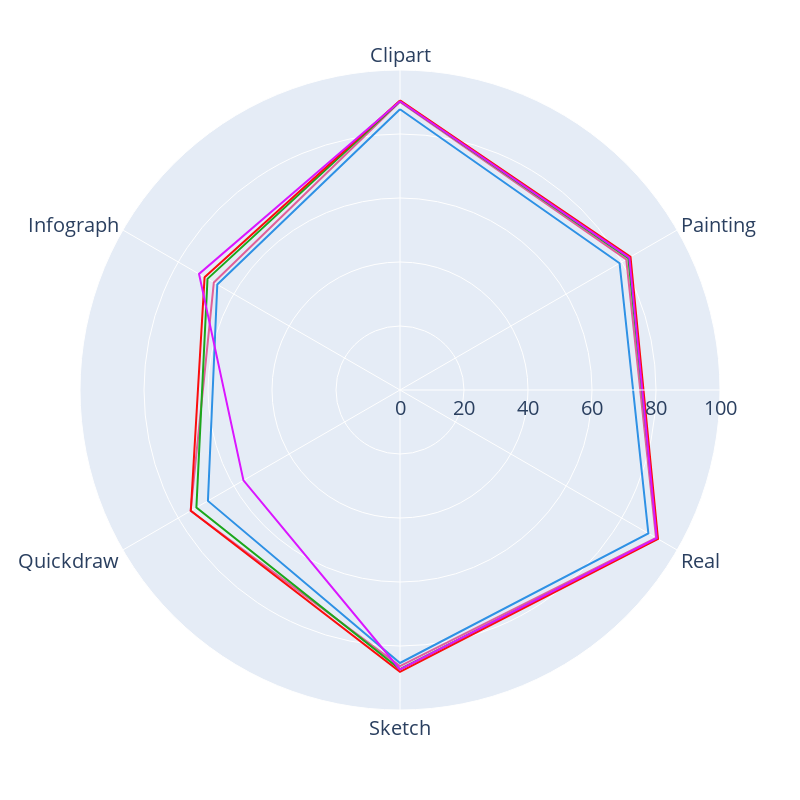
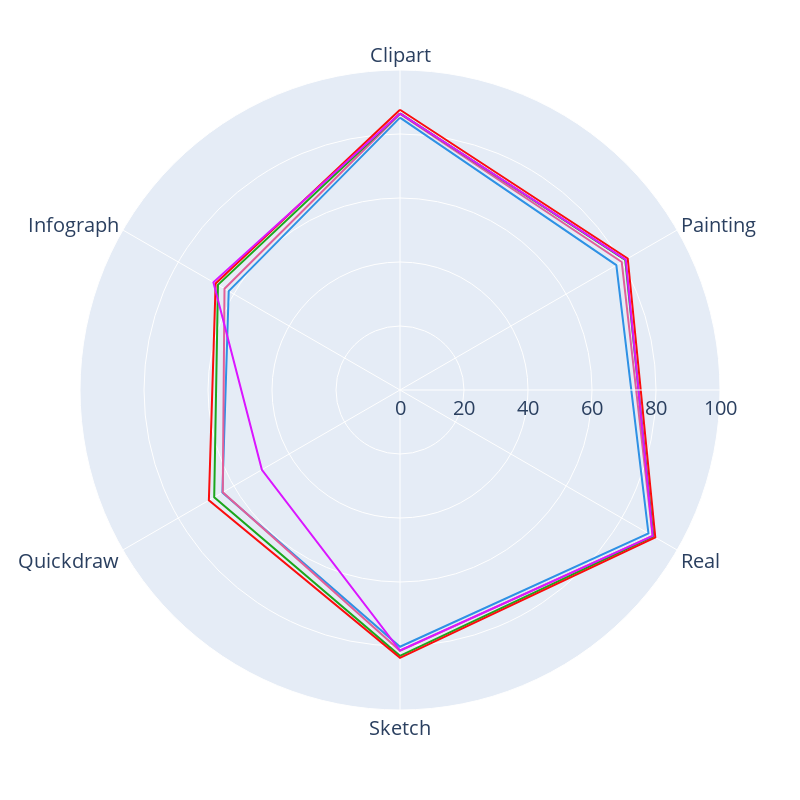
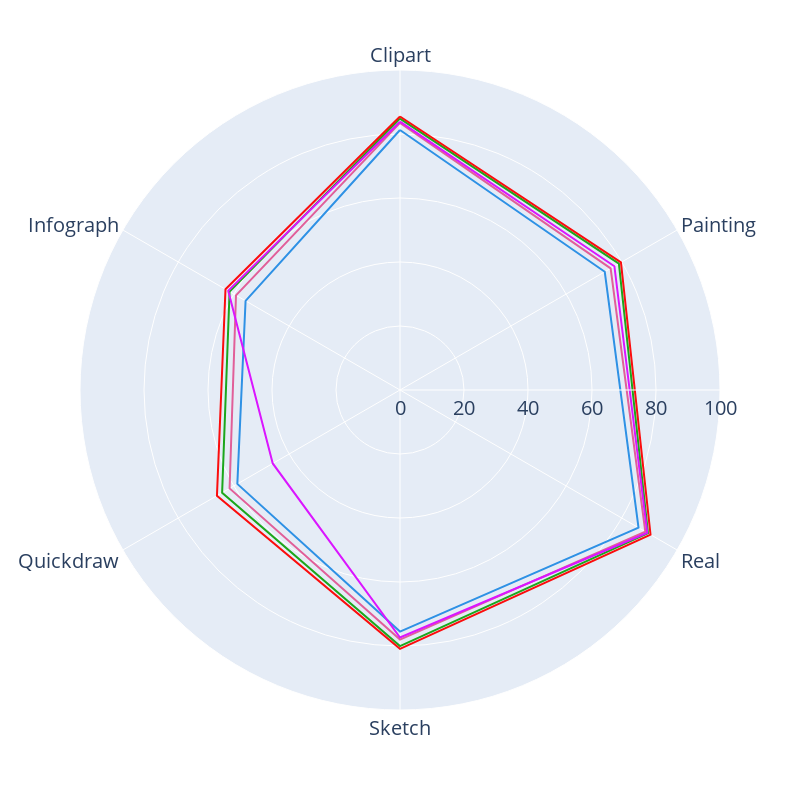
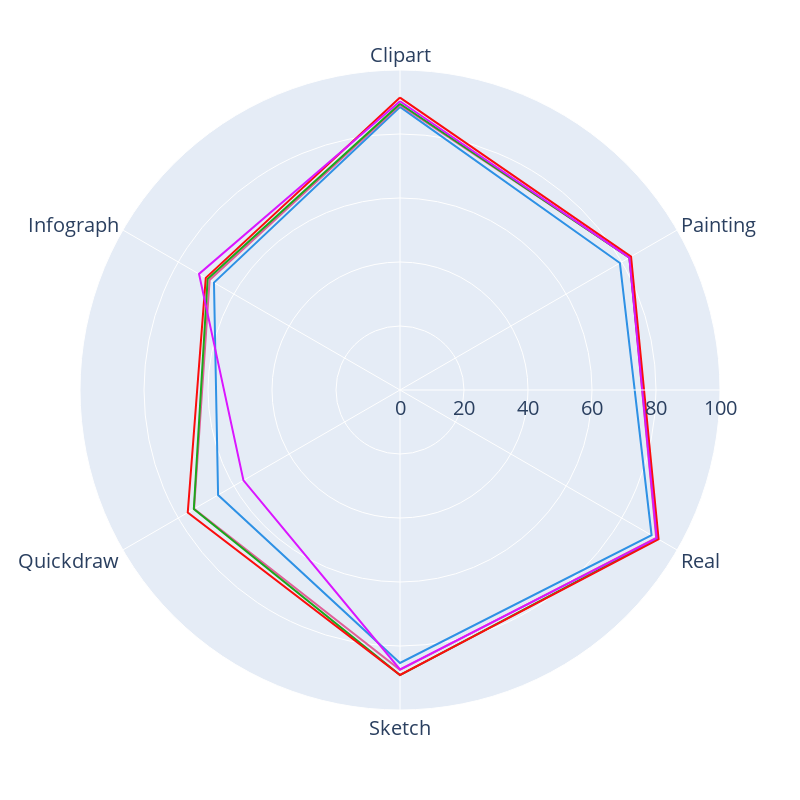

The notebook cell these images were saved under, in order:
### Code cell
radar_mours(sample_method="cluster", subset_size=50)
radar_mours(sample_method="cluster", subset_size=100)
radar_mours(sample_method="cluster", subset_size=150)
radar_mours(sample_method="random", subset_size=50)
radar_mours(sample_method="random", subset_size=100)
radar_mours(sample_method="random", subset_size=150)

### Figure 1 — Plotly figure (JSON) as saved in the notebook; plotly's stock layout.template omitted (floating-point values rounded to 4 significant figures)
{"data": [{"hovertemplate": "FL setting=sample rate=10%, sample method=cluster<br>Accuracy=%{r}<br>Category=%{theta}<extra></extra>", "legendgroup": "sample rate=10%, sample method=cluster", "line": {"color": "#2E91E5", "dash": "solid"}, "marker": {"symbol": "circle"}, "mode": "lines", "name": "sample rate=10%, sample method=cluster", "r": [87.74, 79.24, 89.62, 85.3, 69.31, 65.94, 87.74], "showlegend": true, "subplot": "polar", "theta": ["Clipart", "Painting", "Real", "Sketch", "Quickdraw", "Infograph", "Clipart"], "type": "scatterpolar"}, {"hovertemplate": "FL setting=sample rate=30%, sample method=cluster<br>Accuracy=%{r}<br>Category=%{theta}<extra></extra>", "legendgroup": "sample rate=30%, sample method=cluster", "line": {"color": "#E15F99", "dash": "solid"}, "marker": {"symbol": "circle"}, "mode": "lines", "name": "sample rate=30%, sample method=cluster", "r": [90.06, 81.64, 92.39, 86.29, 75.56, 67.18, 90.06], "showlegend": true, "subplot": "polar", "theta": ["Clipart", "Painting", "Real", "Sketch", "Quickdraw", "Infograph", "Clipart"], "type": "scatterpolar"}, {"hovertemplate": "FL setting=sample rate=50%, sample method=cluster<br>Accuracy=%{r}<br>Category=%{theta}<extra></extra>", "legendgroup": "sample rate=50%, sample method=cluster", "line": {"color": "#1CA71C", "dash": "solid"}, "marker": {"symbol": "circle"}, "mode": "lines", "name": "sample rate=50%, sample method=cluster", "r": [90.23, 82.38, 92.89, 87.25, 73.47, 69.47, 90.23], "showlegend": true, "subplot": "polar", "theta": ["Clipart", "Painting", "Real", "Sketch", "Quickdraw", "Infograph", "Clipart"], "type": "scatterpolar"}, {"hovertemplate": "FL setting=sample rate=70%, sample method=cluster<br>Accuracy=%{r}<br>Category=%{theta}<extra></extra>", "legendgroup": "sample rate=70%, sample method=cluster", "line": {"color": "#FB0D0D", "dash": "solid"}, "marker": {"symbol": "circle"}, "mode": "lines", "name": "sample rate=70%, sample method=cluster", "r": [90.5, 83.17, 93.09, 88.05, 75.48, 70.52, 90.5], "showlegend": true, "subplot": "polar", "theta": ["Clipart", "Painting", "Real", "Sketch", "Quickdraw", "Infograph", "Clipart"], "type": "scatterpolar"}, {"hovertemplate": "FL setting=sample method=average<br>Accuracy=%{r}<br>Category=%{theta}<extra></extra>", "legendgroup": "sample method=average", "line": {"color": "#DA16FF", "dash": "solid"}, "marker": {"symbol": "circle"}, "mode": "lines", "name": "sample method=average", "r": [90.23, 82.75, 92.65, 87.35, 56.49, 72.52, 90.23], "showlegend": true, "subplot": "polar", "theta": ["Clipart", "Painting", "Real", "Sketch", "Quickdraw", "Infograph", "Clipart"], "type": "scatterpolar"}], "layout": {"font": {"size": 20}, "height": 800, "legend": {"title": {"text": "FL setting"}, "tracegroupgap": 0}, "margin": {"t": 60}, "polar": {"angularaxis": {"direction": "clockwise", "rotation": 90}, "domain": {"x": [0, 1], "y": [0, 1]}, "radialaxis": {"range": [0, 100], "visible": true}}, "showlegend": false, "width": 800}}

### Figure 2 — Plotly figure (JSON) as saved in the notebook; plotly's stock layout.template omitted (floating-point values rounded to 4 significant figures)
{"data": [{"hovertemplate": "FL setting=sample rate=10%, sample method=cluster<br>Accuracy=%{r}<br>Category=%{theta}<extra></extra>", "legendgroup": "sample rate=10%, sample method=cluster", "line": {"color": "#2E91E5", "dash": "solid"}, "marker": {"symbol": "circle"}, "mode": "lines", "name": "sample rate=10%, sample method=cluster", "r": [85.12, 78.07, 89.65, 80.23, 64.09, 61.81, 85.12], "showlegend": true, "subplot": "polar", "theta": ["Clipart", "Painting", "Real", "Sketch", "Quickdraw", "Infograph", "Clipart"], "type": "scatterpolar"}, {"hovertemplate": "FL setting=sample rate=30%, sample method=cluster<br>Accuracy=%{r}<br>Category=%{theta}<extra></extra>", "legendgroup": "sample rate=30%, sample method=cluster", "line": {"color": "#E15F99", "dash": "solid"}, "marker": {"symbol": "circle"}, "mode": "lines", "name": "sample rate=30%, sample method=cluster", "r": [86.27, 80.02, 91.14, 81.48, 63.95, 63.33, 86.27], "showlegend": true, "subplot": "polar", "theta": ["Clipart", "Painting", "Real", "Sketch", "Quickdraw", "Infograph", "Clipart"], "type": "scatterpolar"}, {"hovertemplate": "FL setting=sample rate=50%, sample method=cluster<br>Accuracy=%{r}<br>Category=%{theta}<extra></extra>", "legendgroup": "sample rate=50%, sample method=cluster", "line": {"color": "#1CA71C", "dash": "solid"}, "marker": {"symbol": "circle"}, "mode": "lines", "name": "sample rate=50%, sample method=cluster", "r": [86.43, 81.28, 91.45, 83.06, 67.04, 65.69, 86.43], "showlegend": true, "subplot": "polar", "theta": ["Clipart", "Painting", "Real", "Sketch", "Quickdraw", "Infograph", "Clipart"], "type": "scatterpolar"}, {"hovertemplate": "FL setting=sample rate=70%, sample method=cluster<br>Accuracy=%{r}<br>Category=%{theta}<extra></extra>", "legendgroup": "sample rate=70%, sample method=cluster", "line": {"color": "#FB0D0D", "dash": "solid"}, "marker": {"symbol": "circle"}, "mode": "lines", "name": "sample rate=70%, sample method=cluster", "r": [87.58, 82.17, 92.13, 83.71, 68.97, 66.53, 87.58], "showlegend": true, "subplot": "polar", "theta": ["Clipart", "Painting", "Real", "Sketch", "Quickdraw", "Infograph", "Clipart"], "type": "scatterpolar"}, {"hovertemplate": "FL setting=sample method=average<br>Accuracy=%{r}<br>Category=%{theta}<extra></extra>", "legendgroup": "sample method=average", "line": {"color": "#DA16FF", "dash": "solid"}, "marker": {"symbol": "circle"}, "mode": "lines", "name": "sample method=average", "r": [86.43, 81.45, 91.19, 81.41, 49.84, 67.33, 86.43], "showlegend": true, "subplot": "polar", "theta": ["Clipart", "Painting", "Real", "Sketch", "Quickdraw", "Infograph", "Clipart"], "type": "scatterpolar"}], "layout": {"font": {"size": 20}, "height": 800, "legend": {"title": {"text": "FL setting"}, "tracegroupgap": 0}, "margin": {"t": 60}, "polar": {"angularaxis": {"direction": "clockwise", "rotation": 90}, "domain": {"x": [0, 1], "y": [0, 1]}, "radialaxis": {"range": [0, 100], "visible": true}}, "showlegend": false, "width": 800}}

### Figure 3 — Plotly figure (JSON) as saved in the notebook; plotly's stock layout.template omitted (floating-point values rounded to 4 significant figures)
{"data": [{"hovertemplate": "FL setting=sample rate=10%, sample method=cluster<br>Accuracy=%{r}<br>Category=%{theta}<extra></extra>", "legendgroup": "sample rate=10%, sample method=cluster", "line": {"color": "#2E91E5", "dash": "solid"}, "marker": {"symbol": "circle"}, "mode": "lines", "name": "sample rate=10%, sample method=cluster", "r": [81.25, 73.89, 86.06, 75.5, 58.69, 55.73, 81.25], "showlegend": true, "subplot": "polar", "theta": ["Clipart", "Painting", "Real", "Sketch", "Quickdraw", "Infograph", "Clipart"], "type": "scatterpolar"}, {"hovertemplate": "FL setting=sample rate=30%, sample method=cluster<br>Accuracy=%{r}<br>Category=%{theta}<extra></extra>", "legendgroup": "sample rate=30%, sample method=cluster", "line": {"color": "#E15F99", "dash": "solid"}, "marker": {"symbol": "circle"}, "mode": "lines", "name": "sample rate=30%, sample method=cluster", "r": [83.47, 76.01, 88.52, 77.99, 61.49, 59.18, 83.47], "showlegend": true, "subplot": "polar", "theta": ["Clipart", "Painting", "Real", "Sketch", "Quickdraw", "Infograph", "Clipart"], "type": "scatterpolar"}, {"hovertemplate": "FL setting=sample rate=50%, sample method=cluster<br>Accuracy=%{r}<br>Category=%{theta}<extra></extra>", "legendgroup": "sample rate=50%, sample method=cluster", "line": {"color": "#1CA71C", "dash": "solid"}, "marker": {"symbol": "circle"}, "mode": "lines", "name": "sample rate=50%, sample method=cluster", "r": [84.82, 78.98, 89.49, 80.02, 64.18, 61.5, 84.82], "showlegend": true, "subplot": "polar", "theta": ["Clipart", "Painting", "Real", "Sketch", "Quickdraw", "Infograph", "Clipart"], "type": "scatterpolar"}, {"hovertemplate": "FL setting=sample rate=70%, sample method=cluster<br>Accuracy=%{r}<br>Category=%{theta}<extra></extra>", "legendgroup": "sample rate=70%, sample method=cluster", "line": {"color": "#FB0D0D", "dash": "solid"}, "marker": {"symbol": "circle"}, "mode": "lines", "name": "sample rate=70%, sample method=cluster", "r": [85.46, 79.73, 90.4, 80.88, 66.05, 62.97, 85.46], "showlegend": true, "subplot": "polar", "theta": ["Clipart", "Painting", "Real", "Sketch", "Quickdraw", "Infograph", "Clipart"], "type": "scatterpolar"}, {"hovertemplate": "FL setting=sample method=average<br>Accuracy=%{r}<br>Category=%{theta}<extra></extra>", "legendgroup": "sample method=average", "line": {"color": "#DA16FF", "dash": "solid"}, "marker": {"symbol": "circle"}, "mode": "lines", "name": "sample method=average", "r": [83.85, 77.36, 89.23, 77.36, 45.92, 61.98, 83.85], "showlegend": true, "subplot": "polar", "theta": ["Clipart", "Painting", "Real", "Sketch", "Quickdraw", "Infograph", "Clipart"], "type": "scatterpolar"}], "layout": {"font": {"size": 20}, "height": 800, "legend": {"title": {"text": "FL setting"}, "tracegroupgap": 0}, "margin": {"t": 60}, "polar": {"angularaxis": {"direction": "clockwise", "rotation": 90}, "domain": {"x": [0, 1], "y": [0, 1]}, "radialaxis": {"range": [0, 100], "visible": true}}, "showlegend": false, "width": 800}}

### Figure 4 — Plotly figure (JSON) as saved in the notebook; plotly's stock layout.template omitted (floating-point values rounded to 4 significant figures)
{"data": [{"hovertemplate": "FL setting=sample rate=10%, sample method=random<br>Accuracy=%{r}<br>Category=%{theta}<extra></extra>", "legendgroup": "sample rate=10%, sample method=random", "line": {"color": "#2E91E5", "dash": "solid"}, "marker": {"symbol": "circle"}, "mode": "lines", "name": "sample rate=10%, sample method=random", "r": [88.46, 79.35, 90.79, 85.3, 65.64, 67.13, 88.46], "showlegend": true, "subplot": "polar", "theta": ["Clipart", "Painting", "Real", "Sketch", "Quickdraw", "Infograph", "Clipart"], "type": "scatterpolar"}, {"hovertemplate": "FL setting=sample rate=30%, sample method=random<br>Accuracy=%{r}<br>Category=%{theta}<extra></extra>", "legendgroup": "sample rate=30%, sample method=random", "line": {"color": "#E15F99", "dash": "solid"}, "marker": {"symbol": "circle"}, "mode": "lines", "name": "sample rate=30%, sample method=random", "r": [89.07, 82.8, 92.44, 87.44, 74.31, 68.7, 89.07], "showlegend": true, "subplot": "polar", "theta": ["Clipart", "Painting", "Real", "Sketch", "Quickdraw", "Infograph", "Clipart"], "type": "scatterpolar"}, {"hovertemplate": "FL setting=sample rate=50%, sample method=random<br>Accuracy=%{r}<br>Category=%{theta}<extra></extra>", "legendgroup": "sample rate=50%, sample method=random", "line": {"color": "#1CA71C", "dash": "solid"}, "marker": {"symbol": "circle"}, "mode": "lines", "name": "sample rate=50%, sample method=random", "r": [89.45, 82.78, 92.97, 89.08, 74.4, 69.42, 89.45], "showlegend": true, "subplot": "polar", "theta": ["Clipart", "Painting", "Real", "Sketch", "Quickdraw", "Infograph", "Clipart"], "type": "scatterpolar"}, {"hovertemplate": "FL setting=sample rate=70%, sample method=random<br>Accuracy=%{r}<br>Category=%{theta}<extra></extra>", "legendgroup": "sample rate=70%, sample method=random", "line": {"color": "#FB0D0D", "dash": "solid"}, "marker": {"symbol": "circle"}, "mode": "lines", "name": "sample rate=70%, sample method=random", "r": [91.39, 83.37, 93.31, 89.05, 76.59, 70.09, 91.39], "showlegend": true, "subplot": "polar", "theta": ["Clipart", "Painting", "Real", "Sketch", "Quickdraw", "Infograph", "Clipart"], "type": "scatterpolar"}, {"hovertemplate": "FL setting=sample method=average<br>Accuracy=%{r}<br>Category=%{theta}<extra></extra>", "legendgroup": "sample method=average", "line": {"color": "#DA16FF", "dash": "solid"}, "marker": {"symbol": "circle"}, "mode": "lines", "name": "sample method=average", "r": [90.23, 82.75, 92.65, 87.35, 56.49, 72.52, 90.23], "showlegend": true, "subplot": "polar", "theta": ["Clipart", "Painting", "Real", "Sketch", "Quickdraw", "Infograph", "Clipart"], "type": "scatterpolar"}], "layout": {"font": {"size": 20}, "height": 800, "legend": {"title": {"text": "FL setting"}, "tracegroupgap": 0}, "margin": {"t": 60}, "polar": {"angularaxis": {"direction": "clockwise", "rotation": 90}, "domain": {"x": [0, 1], "y": [0, 1]}, "radialaxis": {"range": [0, 100], "visible": true}}, "showlegend": false, "width": 800}}
